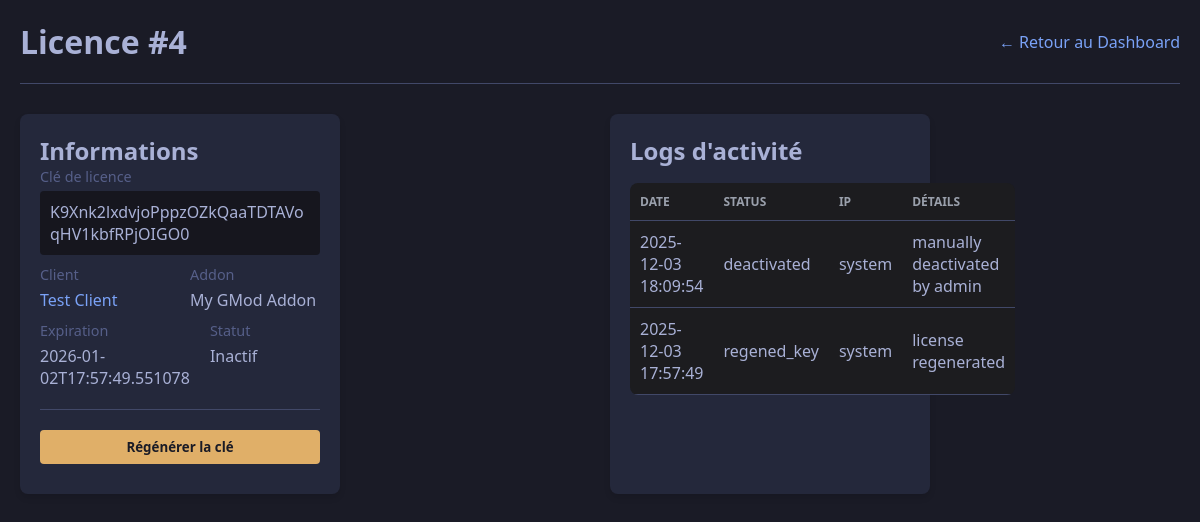
/licenses/4 (signed in), run on the app's committed database.
### tables this page shows
CREATE TABLE licenses (
            id INTEGER PRIMARY KEY AUTOINCREMENT,
            key TEXT UNIQUE NOT NULL,
            client_id INTEGER,
            addon_id INTEGER,
            generated_at TEXT,
            last_regen TEXT,
            expiration TEXT,
            active INTEGER DEFAULT 1,
            FOREIGN KEY(client_id) REFERENCES clients(id),
            FOREIGN KEY(addon_id) REFERENCES addons(id)
        );

CREATE TABLE clients (
            id INTEGER PRIMARY KEY AUTOINCREMENT,
            name TEXT NOT NULL,
            email TEXT,
            created_at TIMESTAMP DEFAULT CURRENT_TIMESTAMP
        );

CREATE TABLE addons (
            id INTEGER PRIMARY KEY AUTOINCREMENT,
            name TEXT NOT NULL,
            version TEXT,
            description TEXT
        );

CREATE TABLE logs (
            id INTEGER PRIMARY KEY AUTOINCREMENT,
            license_id INTEGER,
            timestamp TEXT,
            ip_address TEXT,
            status TEXT,
            details TEXT,
            FOREIGN KEY(license_id) REFERENCES licenses(id)
        );

### dashboard/admin.py (the view)
@app.get("/licenses/<int:license_id>")
def license_detail(license_id):
    guard = _guard()
    if guard:
        return guard
    return render_template(
        "license_detail.html",
        license=license_repo.get_license(license_id),
        logs=log_repo.list_for_license(license_id),
    )

### dashboard/admin.py (called while the page is built)
def _guard():
    if not session.get("admin"):
        return redirect(url_for("login"))

### shared/models/license_repo.py (called while the page is built)
def get_license(license_id):
    row = _conn.execute(
        """SELECT licenses.*, clients.name AS client_name, addons.name AS addon_name
           FROM licenses
           LEFT JOIN clients ON clients.id=licenses.client_id
           LEFT JOIN addons ON addons.id=licenses.addon_id
           WHERE licenses.id=?""",
        (license_id,)
    ).fetchone()
    return dict(row) if row else None

### shared/models/log_repo.py (called while the page is built)
def _exec(sql, params=()):
    cur = _conn.execute(sql, params)
    _conn.commit()
    return cur

def list_for_license(license_id):
    rows = _exec(
        "SELECT * FROM logs WHERE license_id=? ORDER BY timestamp DESC",
        (license_id,),
    ).fetchall()
    return [dict(r) for r in rows]

### dashboard/templates/license_detail.html (shortened to what this page needs)
{% extends "layout.html" %}
{% block content %}
<header>
    <h1>Licence #{{ license.id }}</h1>
    <a href="{{ url_for('dashboard') }}">← Retour au Dashboard</a>
</header>
<div class="grid">
    <section class="card">
        <h2>Informations</h2>
        <div style="display: grid; gap: 10px;">
            <div>
                <label>Clé de licence</label>
                <code style="display: block; padding: 10px; background: #16161e; border-radius: 4px; word-break: break-all;">{{ license.key }}</code>
            </div>
            <div style="display: grid; grid-template-columns: 1fr 1fr; gap: 20px;">
                <div>
                    <label>Client</label>
                    <a href="{{ url_for('client_detail', client_id=license.client_id) }}">{{ license.client_name }}</a>
                </div>
                <div>
                    <label>Addon</label>
                    <span>{{ license.addon_name }}</span>
                </div>
            </div>
            <div style="display: grid; grid-template-columns: 1fr 1fr; gap: 20px;">
                <div>
                    <label>Expiration</label>
                    <span>{{ license.expiration }}</span>
                </div>
                <div>
                    <label>Statut</label>
                    <span>{{ "Actif" if license.active else "Inactif" }}</span>
                </div>
            </div>
        </div>
        <div style="margin-top: 20px; border-top: 1px solid #414868; padding-top: 20px; display: flex; gap: 10px;">
            <form method="post" action="{{ url_for('dash_regen', license_id=license.id) }}" onsubmit="return confirm('Êtes-vous sûr de vouloir régénérer cette clé ? L\'ancienne cessera de fonctionner.');" style="flex: 1;">
                <button type="submit" style="background: #e0af68; color: #1a1b26;">Régénérer la clé</button>
            </form>
        </div>
    </section>
    <section class="card">
        <h2>Logs d'activité</h2>
        <table>
            <thead>
                <tr>
                    <th>Date</th>
                    <th>Status</th>
                    <th>IP</th>
                    <th>Détails</th>
                </tr>
            </thead>
            <tbody>
                {% for log in logs %}
                    <tr>
                        <td>{{ log.timestamp[:19].replace('T', ' ') }}</td>
                        <td>{{ log.status }}</td>
                        <td>{{ log.ip_address }}</td>
                        <td>{{ log.details }}</td>
                    </tr>
                {% else %}
                    <tr><td colspan="4" style="text-align: center; color: #565f89;">Aucun log pour cette licence.</td></tr>
                {% endfor %}
            </tbody>
        </table>
    </section>
</div>
{% endblock %}

### dashboard/static/css/app.css (style rules this page uses)
:root { color-scheme: dark; --bg: #111; --panel: #1c1c1f; --accent: #3f8efc; --text: #f5f5f5; --muted: #9aa0ac; }
* { box-sizing: border-box; font-family: "Segoe UI", sans-serif; margin: 0; padding: 0; }
body { background: var(--bg); color: var(--text); padding: 2rem; }
header { display: flex; justify-content: space-between; align-items: center; margin-bottom: 2rem; }
a { color: var(--accent); text-decoration: none; }
table { width: 100%; border-collapse: collapse; margin-top: 1rem; background: var(--panel); border-radius: 8px; overflow: hidden; }
th, td { padding: 0.75rem 1rem; border-bottom: 1px solid rgba(255,255,255,0.06); }
th { text-transform: uppercase; font-size: 0.75rem; color: var(--muted); }
section { margin-bottom: 2rem; background: var(--panel); padding: 1.5rem; border-radius: 10px; }
.grid { display: grid; grid-template-columns: repeat(auto-fit, minmax(250px, 1fr)); gap: 1rem; margin-bottom: 2rem; }
button { background: var(--accent); border: none; color: #fff; padding: 0.6rem 1.2rem; border-radius: 6px; cursor: pointer; }
.card { background: var(--panel); padding: 2rem; border-radius: 12px; width: 320px; }
.card form { display: flex; flex-direction: column; gap: 0.8rem; }
.card { animation: fadeIn 0.6s ease; }

### dashboard/templates/layout.html (style rules this page uses)
:root { --bg: #1a1b26; --fg: #a9b1d6; --card: #24283b; --primary: #7aa2f7; --danger: #f7768e; }
body { background: var(--bg); color: var(--fg); font-family: system-ui, sans-serif; margin: 0; padding: 20px; }
a { color: var(--primary); text-decoration: none; }
header { display: flex; justify-content: space-between; align-items: center; margin-bottom: 30px; border-bottom: 1px solid #414868; padding-bottom: 20px; }
.card { background: var(--card); padding: 20px; border-radius: 8px; margin-bottom: 20px; box-shadow: 0 4px 6px rgba(0,0,0,0.1); }
.grid { display: grid; grid-template-columns: repeat(auto-fit, minmax(300px, 1fr)); gap: 20px; margin-bottom: 20px; }
table { width: 100%; border-collapse: collapse; }
th, td { padding: 10px; text-align: left; border-bottom: 1px solid #414868; }
input, select, button { background: #16161e; border: 1px solid #414868; color: white; padding: 8px; border-radius: 4px; width: 100%; box-sizing: border-box; margin-bottom: 10px; }
button { background: var(--primary); border: none; cursor: pointer; font-weight: bold; }
label { display: block; margin-bottom: 5px; font-size: 0.9em; color: #565f89; }

### data on the page
licenses: id "4", key "K9Xnk2lxdvjoPppzOZkQaaTDTAVoqHV1kbfRPjOIGO0", expiration "2026-01-02T17:57:49.551078", active "Inactif"
clients: client_name "Test Client"
addons: addon_name "My GMod Addon"
logs: timestamp "2025-12-03 18:09:54", status "deactivated", ip_address "system", details "manually deactivated by admin"
logs: timestamp "2025-12-03 17:57:49", status "regened_key", ip_address "system", details "license regenerated"
